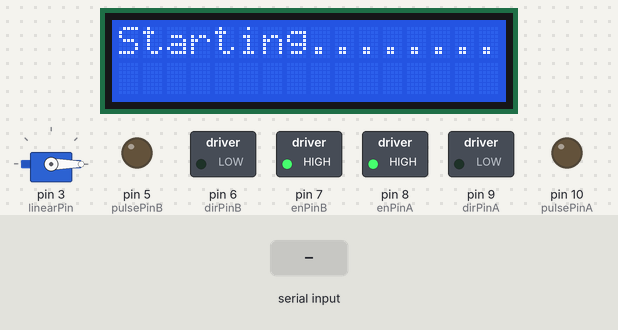
Recording of a sketch running on a simulated Arduino Uno, built with avr-gcc and run on an emulated ATmega328P. On the bench: 16×2 character LCD, servo, switched loads named in the sketch (green lamp = pin HIGH), output pins drawn as LEDs (lit = HIGH). Inputs (shaded band) come from the test bench. What the sketch prints to the serial monitor is not drawn.

Above: at 1.1 s.
At 4.2 s:
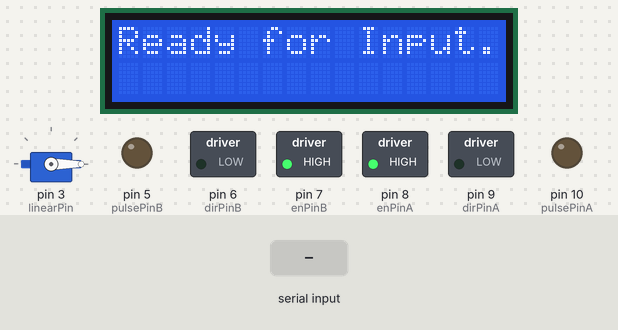
4.3 s: "a\n" received over Serial
Timing chart, 0 to 7.3 s (numbered marks = the images above; inputs shaded):
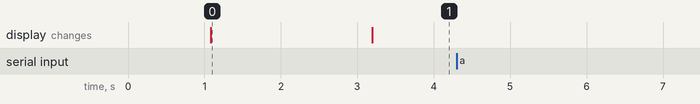

Measured:
- after the input at 4.3 s, every drawn part: stays the same
- what the display in image 0 shows lasts 2.1 s, from 1.1 s to 3.2 s

The sketch:

brailleBot.ino
```cpp
// LIBRARIES
#include <Servo.h>
#include <Wire.h> //Wire library
#include <LiquidCrystal_I2C.h> //Liquid crystal library
// Create Servo Object
Servo linearServo;  // create servo object to control a servo
//Create LCD Object
LiquidCrystal_I2C lcd(0x27, 2, 1, 0, 4, 5, 6, 7, 3, POSITIVE);
// LCD displays uses 4 pins on the arduino board.
// VCC --> VCC  (purple)
// GND --> GND (blue)
// SDA --> A4 (gray)
// SCL --> A5 (white)

// Motor A : X-axis motor
const int pulsePinA = 10;   // Pulse Pin [attach to PWM pin to control speed]
const int dirPinA = 9;    // Dir+ Pin
const int enPinA = 8;     // En+
// Motor B : Y-axis motor
const int pulsePinB = 5;   // Pulse Pin [attach to PWM pin to control speed]
const int dirPinB = 6;    // Dir+ Pin
const int enPinB = 7;     // En+
// linear servo
const int linearPin = 3;


// safety switches
const int switchA1 = A0;  // left switch
const int switchA2 = A1;  // right switch
const int switchB1 = A2;  // top switch
const int switchB2 = A3;  // bottom switch

// user input
const byte numChars = 100;
char inputCharArray[numChars]; // an array to store the received data

boolean newData = false;

// motor positions
const int startY = 12480;
const int startX = 6045;
const int nextDot = 112;
const int nextCell = 170;
const int nextBottomCell = 458;

const int upPos = 80;
const int punchPos = 155;

int inputLength = 0;


//////////////////////////////// SETUP() ///////////////////////////////////////////////////////////////
void setup() {
  // Put code here to run once:
   Serial.begin(9600);


  // Initialize Arduino pins
  initArduino();

  // Initialize LCD
  lcd.begin(16,2);

  // Initialize Linear servo
  linearServo.attach(linearPin);  // attaches the servo on pin 3 to the servo object

  // Start with motors off
  digitalWrite(enPinA,HIGH); // enable pin is active-low;
  digitalWrite(enPinB,HIGH); // enable pin is active-low;

  // fully retract linear servo
  setLinearPos(0);
  delay(1000);

  displayLCD("Starting...........");
  Serial.println(" Returning motors to default position...");
  delay(2000);
  //go2StartPos(); // while loop inside, motors will be off after
  Serial.println(" Motors in start position");
  displayLCD("Ready for Input");
  Serial.println("Ready for Input");


  takeUserInput();
  displayUserInput();
  displayLengthOfArray();
  displayUserInput2();

};
```

f_functions.ino
```cpp
//////////////////////////////////////////////// Initialization  ///////////////////////////////////////////////////////////////
void initArduino()
{
  // Define motors as outputs
  pinMode(pulsePinA,OUTPUT);
  pinMode(dirPinA,OUTPUT);
  pinMode(enPinA,OUTPUT);
  pinMode(pulsePinB,OUTPUT);
  pinMode(dirPinB,OUTPUT);
  pinMode(enPinB,OUTPUT);
  // Define switches as inputs
  pinMode(switchA1,INPUT);
  pinMode(switchA2,INPUT);
  pinMode(switchB1,INPUT);
  pinMode(switchB2,INPUT);
}

//////////////////////////////////////////////// LCD  ///////////////////////////////////////////////////////////////

void displayLCD (String tempString)
{
  lcd.print(tempString);
  lcd.setCursor(0,0); //Set starting position for LCD disaply
  delay(100);
 };


//////////////////////////////////////////////// Linear Servo  ///////////////////////////////////////////////////////////////
 void setLinearPos(int pos)
{ // Sets the position of the the linear servo
  // 0: Fully retracted
  // 180: Fully extended
  linearServo.write(pos);
};

void punchDot()
{ setLinearPos(punchPos);
  delay(1500);
  setLinearPos(upPos);
  delay(500);
  }

void testServo(){
  setLinearPos(0);
  delay(2000);
  setLinearPos(100);
  delay(2000);
}

 //////////////////////////////////////////////// Stepper Motors  ///////////////////////////////////////////////////////////////
 void rotateClockWiseA(int numPulse){
  // left towards x axis
  digitalWrite(dirPinA,HIGH); // Enables the motor to move in a particular direction
  // Makes 200 pulses for making one full cycle rotation
  for(int x = 0; x < numPulse; x++) {
    digitalWrite(pulsePinA,HIGH);
    delayMicroseconds(500);
    digitalWrite(pulsePinA,LOW);
    delayMicroseconds(500);
  }
};

void rotateCounterClockWiseA( int numPulse){
  // right towards x axis
  digitalWrite(dirPinA,LOW); // Enables the motor to move in a particular direction
  // Makes 200 pulses for making one full cycle rotation
  for(int x = 0; x < numPulse; x++) {
    digitalWrite(pulsePinA,HIGH);
    delayMicroseconds(500);
    digitalWrite(pulsePinA,LOW);
    delayMicroseconds(500);
  }
};


void rotateClockWiseB(int numPulse){
  // up (+y axis)
    digitalWrite(dirPinB,HIGH); // Enables the motor to move in a particular direction
  // Makes 200 pulses for making one full cycle rotation
  for(int x = 0; x < numPulse; x++) {
    digitalWrite(pulsePinB,HIGH);
    delayMicroseconds(500);
    digitalWrite(pulsePinB,LOW);
    delayMicroseconds(500);
  }
};


void rotateCounterClockWiseB(int numPulse){
  // down (-y axis)
  digitalWrite(dirPinB,LOW); // Enables the motor to move in a particular direction
  // Makes 200 pulses for making one full cycle rotation
  for(int x = 0; x < numPulse; x++) {
    digitalWrite(pulsePinB,HIGH);
    delayMicroseconds(500);
    digitalWrite(pulsePinB,LOW);
    delayMicroseconds(500);
  }
};


void moveUp( int numPulse){
  // +y direction (up)
  rotateClockWiseB(numPulse);
};


void moveDown(int numPulse){
  // -y direction (down)
  rotateCounterClockWiseB(numPulse);
};


void moveRight(int numPulse){
  // +x direction (right)
  rotateCounterClockWiseA(numPulse);
};


void moveLeft(int numPulse){
  // -x direction (left)
  rotateClockWiseA(numPulse);
};


void testSteppers()
{
  int testPulse = 800;
  moveUp(testPulse);
  delay(1000);
  moveUp(testPulse);
  delay(1000);
  moveDown(testPulse);
  delay(1000);
  moveDown(testPulse);
  delay(1000);
  moveRight(testPulse);
  delay(1000);
  moveRight(testPulse);
  delay(1000);
  moveLeft(testPulse);
  delay(1000);
  moveLeft(testPulse);
  delay(1000);
}

void turnOnSteppers()
{
  digitalWrite(enPinA,LOW); // enable pin is active-low;
  digitalWrite(enPinB,LOW); // enable pin is active-low;
}


void turnOffSteppers()
{
  digitalWrite(enPinA,HIGH); // enable pin is active-low;
  digitalWrite(enPinB,HIGH); // enable pin is active-low;
}


//////////////////////////////////////////////// Switches  ///////////////////////////////////////////////////////////////
void testSwitch()
{
  bool sw1 = digitalRead(switchA1);
  bool sw2 = digitalRead(switchA2);
  bool sw3 = digitalRead(switchB1);
  bool sw4 = digitalRead(switchB2);
  Serial.print("sw1: ");
  Serial.print(sw1);
  Serial.print("\t");
  Serial.print("sw2: ");
  Serial.print(sw2);
  Serial.print("\t");
  Serial.print("sw3: ");
  Serial.print(sw3);
  Serial.print("\t");
  Serial.print("sw4: ");
  Serial.print(sw4);
  Serial.print("\t");
  Serial.print("\n");
}

//////////////////////////////////////////////// User Input  ///////////////////////////////////////////////////////////////
void takeUserInput()
{
  while (!newData)
  {inputLength = recvWithEndMarker(); }
}


void displayUserInput()
{
 if (newData == true)
 {
 Serial.print("Input Data:  ");
 Serial.println(inputCharArray);
 newData = false;
 }
}

void displayUserInput2()
{
  Serial.print("\n");
  for (int i = 0; i < inputLength ; i++)
 {
  Serial.print(" i = : ");
  Serial.print(i);
  Serial.print(" \t");
  Serial.print(inputCharArray[i]);
    Serial.print(" \n");
 }
}


void  displayLengthOfArray()
  {
    Serial.print("Length Of Input: ");
    Serial.print(inputLength);
    Serial.print("\n");
  }


int recvWithEndMarker()
{
 static byte index = 0;
 int tempIndex = 0;
 char endMarker = '\n';
 char currentChar;

 // if (Serial.available() > 0) {
 while (Serial.available() > 0 && newData == false)
 {
  currentChar = Serial.read();

  if (currentChar != endMarker)
  {
    inputCharArray[index] = currentChar;
    index++;

    if (index >= numChars) {index = numChars - 1;}
  }

  else
  {
    inputCharArray[index] = '\0'; // terminate the string
    tempIndex = index;
    index = 0;
    newData = true;
    return tempIndex ;
  }
 }
}


//////////////////////////////////////////////////////////////////////////////////////////////////////
void punchNoPunch(bool bitIsOne)
{
  if (bitIsOne)
  {
   punchDot();
   Serial.println("punch");
  }
  else Serial.println("no punch");
}

 void punchCell()
 {
  int punchCellDelay = 50;
  punchDot();
  //delay(punchCellDelay);

  moveRight(nextDot);
  delay(punchCellDelay);
  punchDot();
  //delay(punchCellDelay);

  moveRight(nextDot);
  delay(punchCellDelay);
  punchDot();
  //delay(punchCellDelay);

  /////////////////////////////////////////////////////////
  moveDown(nextDot);
  delay(punchCellDelay);
  punchDot();
  //delay(punchCellDelay);

  moveLeft(nextDot);
  delay(punchCellDelay);
 punchDot();
 //delay(punchCellDelay);
  moveLeft(nextDot);
  delay(punchCellDelay);
  punchDot();
  //delay(punchCellDelay);
 }


//////////////////////////////////////////////// char2BrailleArray()  ///////////////////////////////////////////////////////////////
int * char2BrailleArray(char myChar)
{
  switch (myChar)
  {
  case 'a':
    // statements
    static int a[6] = {1, 0, 0, 0, 0, 0};
    return a;
    break;

  case 'b':
    // statements
    static int b[6] = {1, 1, 0, 0, 0, 0};
    return b;
    break;

    case 'c':
    // statements
    static int c[6] = {1, 0, 0, 0, 0, 1};
    return c;
    break;

    case 'd':
    // statements
    static int d[6] = {1, 0, 0, 0, 1, 1};
    return d;
    break;

    case 'e':
    // statements
    static int e[6] = {1, 0, 0, 0, 1, 0};
    return e;
    break;

    case 'f':
    // statements
    static int f[6] = {1, 1, 0, 0, 0, 1};
    return f;
    break;

    case 'g':
    // statements
    static int g[6] = {1, 1, 0, 0, 1,1 };
    return g;
    break;

    case 'h':
    // statements
    static int h[6] = {1, 1, 0, 0, 1,0};
    return h;
    break;

    case 'i':
    // statements
    static int i[6] = {0, 1, 0, 0, 0, 1};
    return i;
    break;

    case 'j':
    // statements
    static int j[6] = {0, 1, 0, 0, 1, 1};
    return j;
    break;

    case 'k':
    // statements
    static int k[6] = {1, 0, 1, 0, 0, 0};
    return k;
    break;

    case 'l':
    // statements
    static int l[6] = {1, 1, 1, 0, 0, 0};
    return l;
    break;

    case 'm':
    // statements
    static int m[6] = {1, 0, 1, 0, 0,1};
    return m;
    break;

    case 'n':
    // statements
    static int n[6] = {1, 0, 1, 0, 1, 1};
    return n;
    break;

    case 'o':
    // statements
    static int o[6] = {1, 0, 1, 0, 1, 0};
    return o;
    break;

    case 'p':
    // statements
    static int p[6] = {1, 1, 1, 0, 0, 1};
    return p;
    break;

    case 'q':
    // statements
    static int q[6] = {1, 1, 1, 0, 1, 1};
    return q;
    break;

    case 'r':
    // statements
    static int r[6] = {1, 1, 1, 0, 1, 0};
    return r;
    break;

    case 's':
    // statements
    static int s[6] = {0, 1, 1, 0, 0, 1};
    return s;
    break;

    case 't':
    // statements
    static int t[6] = {0, 1, 1, 0, 1, 1};
    return t;
    break;

    case 'u':
    // statements
    static int u[6] = {1, 0, 1, 1, 0, 0};
    return u;
    break;

    case 'v':
    // statements
    static int v[6] = {1, 1, 1, 1, 0, 0};
    return v;
    break;

    case 'w':
    // statements
    static int w[6] = {1, 0, 0, 1, 1, 1};
    return w;
    break;

    case 'x':
    // statements
    static int x[6] = {1, 0, 1, 1, 0, 1};
    return x;
    break;

    case 'y':
    // statements
    static int y[6] = {1, 0, 1, 1, 1, 1};
    return y;
    break;

    case 'z':
    // statements
    static int z[6] = {1, 0, 1, 1, 1, 0};
    return z;
    break;

    case '#':
    // statements
    static int lb[6] = {0, 0, 1, 1, 1, 1};
    return lb;
    break;

    case '0':
    // statements
    static int zero[6] = {0, 1, 0, 0, 1, 1};
    return zero;
    break;

    case '1':
    // statements
    static int one[6] = {1, 0, 0, 0, 0, 0};
    return one;
    break;

    case '2':
    // statements
    static int two[6] = {1, 1, 0, 0, 0, 0};
    return two;
    break;

    case '3':
    // statements
    static int three[6] = {1, 0, 0, 0, 0, 1};
    return three;
    break;

    case '4':
    // statements
    static int four[6] = {1, 0, 0, 0, 1, 1};
    return four;
    break;

    case '5':
    // statements
    static int five[6] = {1, 0, 0, 0, 1, 0};
    return five;
    break;

    case '6':
    // statements
    static int six[6] = {1, 1, 0, 0, 0, 1};
    return six;
    break;

    case '7':
    // statements
    static int seven[6] = {1, 1, 0, 0, 1, 1};
    return seven;
    break;

    case '8':
    // statements
    static int eight[6] = {1, 1, 0, 0, 1, 0};
    return eight;
    break;

    case '9':
    // statements
    static int nine[6] = {0, 1, 0, 0, 0, 1};
    return nine;
    break;

    case ' ':
    // statements
    static int space[6] = {0, 0, 0, 0, 0, 0};
    return space;
    break;

  default:
    // statements
    break;}

 };
```
